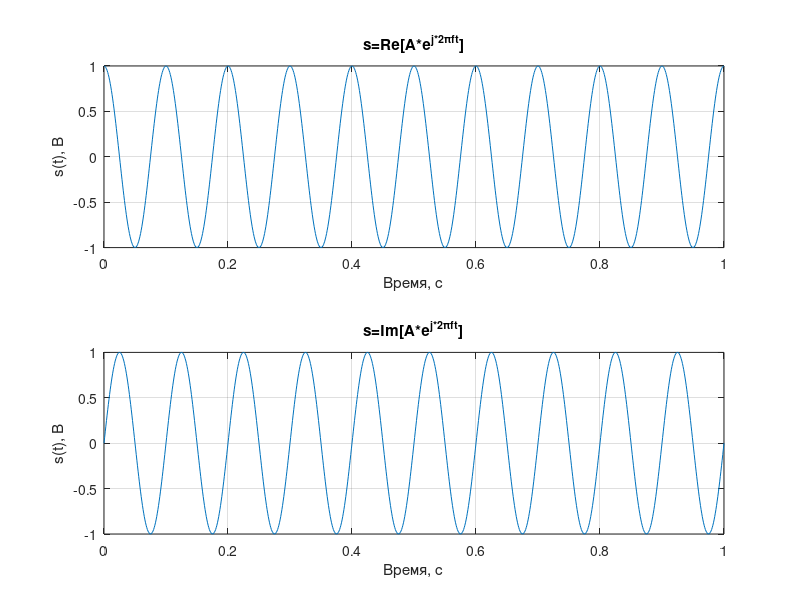
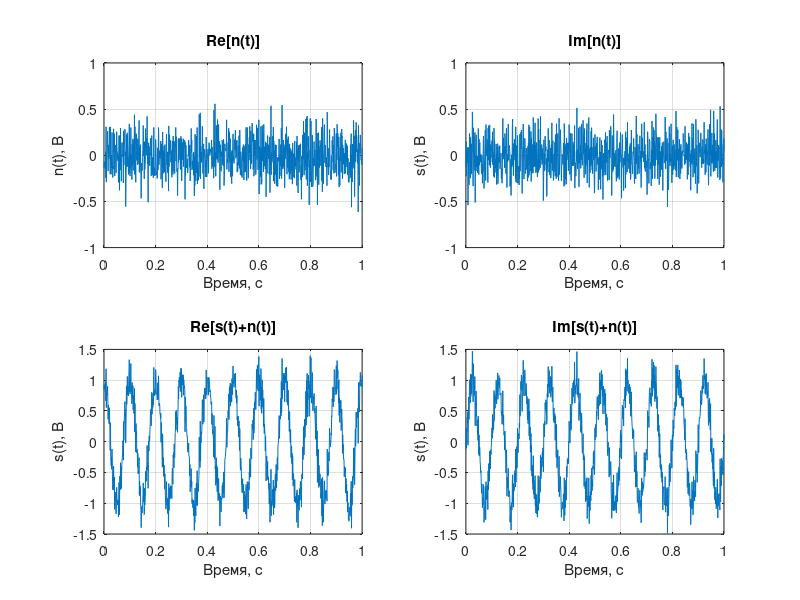
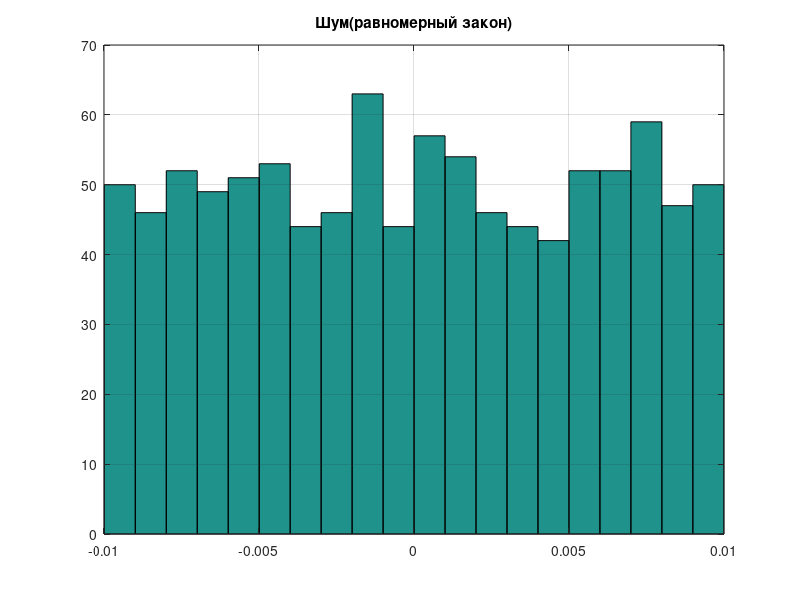
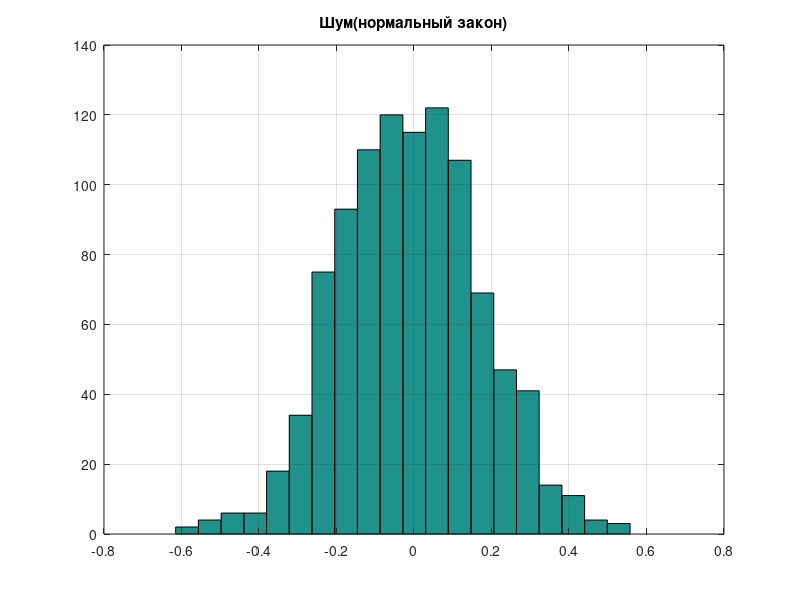

Reproduce these figures in MATLAB, in order.
function praktika()
%% Created by L_DelOff
global type_of_noise time A f A_n1 A_n2 T
%% Пункт №1 Задание:
%создаётся мод закона (шум 1)
A_n2=1000; %для нормального закона это множитель, который надо подгонять под цифру выше (шум 2)
type_of_noise=2; % выбор типа шума (1 или 2)

T=0.001;    % Период дискретизации
%% Выполнение пункта 1ель сигнала “шума” (распределение Рэлея), смесь ”сигнал+шум” (распределение Рэлея - Райса), параметры (проходили на практике) СКО шума, ампл. сигнала А.
%Среднее для Ш в квадратурах равно 0. Сигнал гармонический: частота (для одной точке по частоте, объём выборки по времени задаётся 100, 1000), фаза пост. начальная и по частоте изменяется в соответствии с заданной частотой.

%% Основные параметры
time=1;    % всё время моделирования[с]
A=1;        % амплитуда сигнала[В]
f=10;       % частота сигнала[Гц]
% максимальная амплитуда шума[В]
A_n1=0.01; %равномерного
[s,n,t]=punkt1();
% s - массив значений сигнала
% n - массив значений шума
% t - массив значений времени
%%
%% Пункт 2
%№2 – Алг., разрабатывается алгоритм (структура)- дам сегодня;
    %Приложение 1 (обобщённая схема на стр. 306).
    %а0=1, а1 = 1 для 0217;
    %а0=1, а1 = -1 для 0317.
    %Измеряется к-т передачи Ш и С+Ш (АЧХ, ФЧХ)
%% Выполняется пункт 2
y=punkt2(s,n,t);
% y = 
% [ выход ЦФ, если подать сигнал      ]
% [ выход ЦФ, если подать шум         ]
% [ выход ЦФ, если подать сигнал+шум  ]
%%
%% Пункт 3
%№3 – Изм., пишется Программа: измерение моментов: среднего, среднего квадрата, дисперсии.
%Измеренное значение определяются как предел,
%соответствующих выборочных моментов (1 – го, 2 –го порядка).
%% Выполняется пункт 3
report=punkt3(s,n,y,t);
% report =
% среднее(мат ожидание) СКО дисперсия
% x                     x   x
% ...                   ... ...

a=1;
fprintf('Конец');
end

function [s,n,t]=punkt1()
global type_of_noise time A f A_n1 A_n2 T
%% Задаю наблюдаемый промежуток времени
t=0:T:time;
%% Создаю комплексный гармонический сигнал
s=A*exp(1i*2*pi*f*t);
%% Создаю шум
n=[];
%n=[случайные числа (только rand())         ... это шум по равномерному распределению ...] 
%  [случайные числа (сложил много раз rand) ... это шум по нормальному распределению ... ]                               ]
for i=0:time/1000:time
    n(1,end+1)=A_n1*((2*rand()-1)+1i*(2*rand()-1)); %Шум с равномерным распределением
    n(2,end)=0;
    for j=1:1000
        n(2,end)=n(2,end)+A_n1*((2*rand()-1)+1i*(2*rand()-1)); %Шум с нормальным распределением
    end
    n(2,end)=n(2,end)/1000*A_n2;
end
%% Формирование сигнала(графики)
    function grafiki1(s,n,t)
        figure(11)
        %% Чистый сигнал (действительная часть)
        subplot(2,1,1)
        plot(t,real(s))
        grid on
        title('s=Re[A*e^{j*2\pift}]')
        xlabel('Время, с')
        ylabel('s(t), В')
        %% Чистый сигнал (мнимая часть)
        subplot(2,1,2)
        plot(t,imag(s))
        grid on
        title('s=Im[A*e^{j*2\pift}]')
        xlabel('Время, с')
        ylabel('s(t), В')
        %% Шум (действительная часть)
        figure(12)
        subplot(2,2,1)
        plot(t,real(n(type_of_noise,:)))
        grid on
        title('Re[n(t)]')
        xlabel('Время, с')
        ylabel('n(t), В')
        ylim([-1 1])
        %% Шум (мнимая часть)
        subplot(2,2,2)
        plot(t,imag(n(type_of_noise,:)))
        grid on
        title('Im[n(t)]')
        xlabel('Время, с')
        ylabel('s(t), В')
        ylim([-1 1])
        %% Полный сигнал (действительная часть) 
        subplot(2,2,3)
        plot(t,real(s+n(type_of_noise,:)))
        grid on
        title('Re[s(t)+n(t)]')
        xlabel('Время, с')
        ylabel('s(t), В')
        %% Полный сигнал (мнимая часть) 
        subplot(2,2,4)
        plot(t,imag(s+n(type_of_noise,:)))
        grid on
        title('Im[s(t)+n(t)]')
        xlabel('Время, с')
        ylabel('s(t), В')
        %% Распределение шума
        figure(13)
        hist(real(n(1,:)),20)
        grid on
        title('Шум(равномерный закон)')
        figure(14)
        hist(real(n(2,:)),20)
        grid on
        title('Шум(нормальный закон)')        
    end
%% Раскоментировать, если нужны графики
grafiki1(s,n,t)
end

function y=punkt2(s,n,t)
global type_of_noise f T
%% Параметры фильтра
a0=1;
a1=1;
%% Разностное уравнение фильтра
    function y=filter(a0,a1,x0,x1)
        % x0=x_i, x1=x_i-1
        % фильтр берёт предыдущие значения
        % если дать первое значение массива, то 
        % прога даст ошибку, что нет элемента с идексом 0
        % поэтому те несуществующие значения заменяем на нули
        if isnan(x1) x1=0; end 
        y=a0*x0+a1*x1;        
    end
%% ИХ фильтра
    function tr1(a0,a1)
        figure(21)
        % имитация единичного импульса, подавать буду начиная со второго
        % элемента, т.е. для фильтра первый ноль не учитывается
        % и сразу начнется с единицы
        delta=[0 1 0 0 0 0 0 0 0 0 0 0];
        h=[]; % импульсная характеристика
        for j=2:length(delta)
            h=[h filter(a0,a1,delta(j),delta(j-1))];
        end
        j=2:length(delta);
        stem(j-2,h,'filled','LineWidth',2);
        grid on
        hold on
        title('Импульсная характеристика ЦФ')
        xlabel('Отсчёты, бины')
        ylabel('h(t),В')
        xlim([-0.5 length(delta)-1.5]);
    end
%% Раскоментировать, если нужны графики
tr1(a0,a1);
%% ЧХ фильтра
    function cfr1(a0,a1,T)
        figure(22)
        f=0:10^3;
        %% КЧХ - выражение берем из книжки
        H=a0+a1*exp(-1i*(2*pi*f)*T);
        %% АЧХ
        subplot(2,1,1)
        plot(f,abs(H));
        title('АЧХ');
        xlabel('Частота, Гц')
        ylabel('|H|, В/Гц')
        grid on
        %% ФЧХ
        subplot(2,1,2)
        plot(f,angle(H));
        title('ФЧХ');
        xlabel('Частота, Гц')
        ylabel('\phi, \circ')
        grid on
        %% Коэффициент передачи по мощности
        figure(23)
        plot(f,abs(H).^2);
        title('Коэффициент передачи');
        xlabel('Частота, Гц')
        ylabel('')
        grid on
    end
%% Раскоментировать, если нужны графики
cfr1(a0,a1,T);

%% прохождение сингала через цифровой фильтр
y_s=0;
y_n=0;
y_sn=0;
for i=2:length(s)
    y_s=[y_s filter(a0,a1,s(i),s(i-1))]; % прогоняю чистый сигнал через ЦФ
    y_n=[y_n filter(a0,a1,n(type_of_noise,i),n(type_of_noise,i-1))]; % прогоняю чисто шум через ЦФ
    y_sn=[y_sn filter(a0,a1,(s(i)+n(type_of_noise,i)),(s(i-1)+n(type_of_noise,i-1)))]; % прогоняю смесь через ЦФ
end
y(1,:)=y_s;
y(2,:)=y_n;
y(3,:)=y_sn;

%% Временные диаграммы
    function grafiki2(s,n,t,y_s,y_n,y_sn) 
        %% Аналогично реальные и мнимые части на входе и выходе ЦФ
        %% s(t)
        figure(24)
        %%
        subplot(2,2,1)
        plot(t,real(s))
        grid on
        title('s=Re[A*e^{j*2\pift}]')
        xlabel('Время, с')
        ylabel('s(t), В')
        %%
        subplot(2,2,2)
        plot(t,imag(s))
        grid on
        title('s=Im[A*e^{j*2\pift}]')
        xlabel('Время, с')
        ylabel('s(t), В')
        %%
        subplot(2,2,3)
        plot(t,real(y_s))
        grid on
        title('Сигнал на выходе фильтра(действительная часть)')
        xlabel('Время, с')
        ylabel('y(t), В')
        %%
        subplot(2,2,4)
        plot(t,imag(y_s))
        grid on
        title('Сигнал на выходе фильтра(мнимая часть)')
        xlabel('Время, с')
        ylabel('y(t), В')
        %% --------------------------------------
        %% n(t)
        figure(25)
        %%
        subplot(2,2,1)
        plot(t,real(n(type_of_noise,:)))
        grid on
        title('Re[n(t)]')
        xlabel('Время, с')
        ylabel('n(t), В')
        %%
        subplot(2,2,2)
        plot(t,imag(n(type_of_noise,:)))
        grid on
        title('Im[n(t)]')
        xlabel('Время, с')
        ylabel('n(t), В')
        %%
        subplot(2,2,3)
        plot(t,real(y_n))
        grid on
        title('Шум на выходе фильтра(действительная часть)')
        xlabel('Время, с')
        ylabel('y(t), В')
        %%
        subplot(2,2,4)
        plot(t,imag(y_n))
        grid on
        title('Шум на выходе фильтра(мнимая часть)')
        xlabel('Время, с')
        ylabel('y(t), В')
        %% --------------------------------------
        %% s(t)+n(t)
        figure(26)
        %%
        subplot(2,2,1)
        plot(t,real(s+n(type_of_noise,:)))
        grid on
        title('Re[s(t)+n(t)]')
        xlabel('Время, с')
        ylabel('s(t), В')
        %%
        subplot(2,2,2)
        plot(t,imag(s+n(type_of_noise,:)))
        grid on
        title('Im[s(t)+n(t)]')
        xlabel('Время, с')
        ylabel('s(t), В')
        %%
        subplot(2,2,3)
        plot(t,real(y_sn))
        grid on
        title('Сигнал на выходе фильтра(действительная часть)')
        xlabel('Время, с')
        ylabel('y(t), В')
        %%
        subplot(2,2,4)
        plot(t,imag(y_sn))
        grid on
        title('Сигнал на выходе фильтра(мнимая часть)')
        xlabel('Время, с')
        ylabel('y(t), В')
    end
%% Раскоментировать, если нужны графики
grafiki2(s,n,t,y_s,y_n,y_sn);

end

function report=punkt3(s,n,y,t)
global type_of_noise
report=[]
    function report=izmerenie(x)
    %% Измерение 
    % Момент первого порядка - это математическое ожидание
    % Момент второго порядка - это дисперсия(квадрат среднеквадратического)
        fprintf('Математическое ожидание - ');
        MEAN=mean(x);
        fprintf(num2str(MEAN));
        fprintf(' В.\n');
        
        fprintf('Среднеквадратическое отклонение - ');
        RMS=rms(x);
        fprintf(num2str(RMS));
        fprintf(' В.\n');
        
        fprintf('Дисперсия - ');
        fprintf(num2str(RMS^2));
        fprintf(' В^2.\n\n');  
        
        report=[MEAN;RMS;RMS^2];
    end
%% --------
fprintf('Измерение параметров входного сигнала\n');
%% сигнал(вход)
fprintf('Чистый сигнал(действительная составляющая): \n');
report(end+1,:)=izmerenie(real(s));
fprintf('Чистый сигнал(мнимая составляющая): \n');
report(end+1,:)=izmerenie(imag(s));
%% шум(вход)
fprintf('Шум(действительная составляющая): \n');
report(end+1,:)=izmerenie(real(n(type_of_noise,:)));
fprintf('Шум(мнимая составляющая): \n');
report(end+1,:)=izmerenie(imag(n(type_of_noise,:)));
%% сигнал+шум(вход)
fprintf('Сигнал+шум(действительная составляющая): \n');
report(end+1,:)=izmerenie(real(s+n(type_of_noise,:)));
fprintf('Сигнал+шум(мнимая составляющая): \n');
report(end+1,:)=izmerenie(imag(s+n(type_of_noise,:)));
%% -------------
fprintf('Измерение параметров выходного сигнала\n');
%% сигнал(выход)
fprintf('Чистый сигнал(действительная составляющая): \n');
report(end+1,:)=izmerenie(real(y(1,:)));
fprintf('Чистый сигнал(мнимая составляющая): \n');
report(end+1,:)=izmerenie(imag(y(1,:)));
%% шум(выход)
fprintf('Шум(действительная составляющая): \n');
report(end+1,:)=izmerenie(real(y(2,:)));
fprintf('Шум(мнимая составляющая): \n');
report(end+1,:)=izmerenie(imag(y(2,:)));
%% сигнал+шум(выход)
fprintf('Сигнал+шум(действительная составляющая): \n');
report(end+1,:)=izmerenie(real(y(3,:)));
fprintf('Сигнал+шум(мнимая составляющая): \n');
report(end+1,:)=izmerenie(imag(y(3,:)));
end